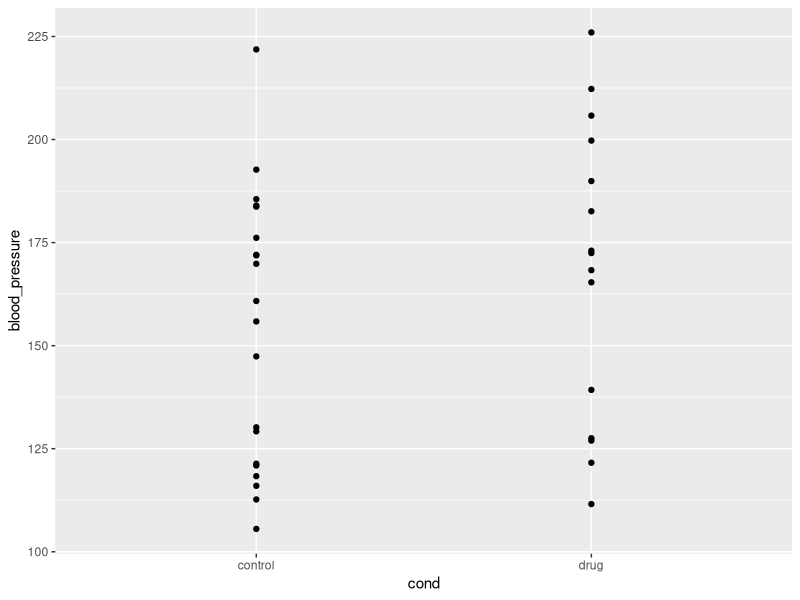
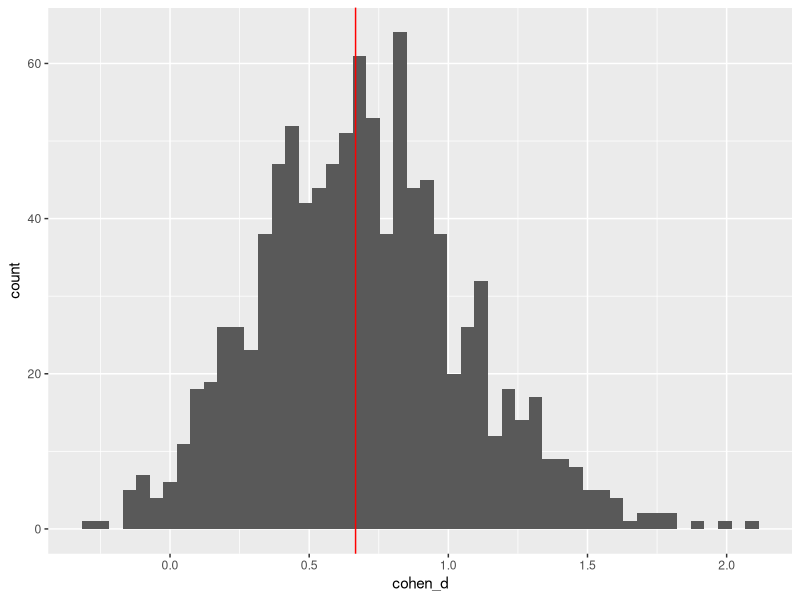

R code for these plots, in order:
## ---- chunk 1
library(tidyverse)
## ---- chunk 2
sd_population <- 30

mean_control_population <- 140
mean_drug_population <- 160

dif_population <- mean_drug_population - mean_control_population

cohen_d_population <- dif_population / sd_population
cohen_d_population
## ---- chunk 3

## ---- chunk 4
n_control <- 20
n_drug <- 15

dat_control <- tibble(subject = 1:n_control) |> 
  mutate(blood_pressure = rnorm(n(), mean = mean_control_population, sd = sd_population), 
         cond = "control")

dat_drug <- tibble(subject = 1:n_drug) |> 
  mutate(blood_pressure = rnorm(n(), mean = mean_drug_population, sd = sd_population), 
         cond = "drug")

dat <- dat_control |> 
  bind_rows(dat_drug)

dat |>
  ggplot(aes(x = cond, y = blood_pressure)) +
  geom_point()
## ---- chunk 5
sd_control <- dat_control |> 
  summarise(sd = sd(blood_pressure)) |> 
  pull()

#sd_control <- sd(dat_control$blood_pressure)

sd_drug <- dat_drug |> 
  summarise(sd = sd(blood_pressure)) |> 
  pull()

var <- ( (n_control - 1) * sd_control^2 + (n_drug - 1) * sd_drug^2 ) / (n_control + n_drug - 2)

sd <- sqrt(var)


summaries <- dat |> 
  group_by(cond) |> 
  summarise(mean = mean(blood_pressure), 
            sd = sd(blood_pressure), 
            n = n()) |> 
  pivot_wider(values_from = c(mean, sd, n), names_from = cond) |> 
  mutate(dif_mean = mean_drug - mean_control, 
         sd = sqrt(( (n_control - 1) * sd_control^2 + (n_drug - 1) * sd_drug^2 ) / (n_control + n_drug - 2)), 
         cohen_d = dif_mean / sd)

## ---- chunk 6
create_summary_fun <- function(.data, .x, .group) {
  .data |> 
  group_by({{.group}}) |> 
  summarise(mean = mean({{.x}}), 
            sd = sd({{.x}}), 
            n = n()) |> 
  pivot_wider(values_from = c(mean, sd, n), names_from = cond) |> 
  mutate(dif_mean = mean_drug - mean_control, 
         sd = sqrt(( (n_control - 1) * sd_control^2 + (n_drug - 1) * sd_drug^2 ) / (n_control + n_drug - 2)), 
         cohen_d = dif_mean / sd, 
         g = cohen_d * (1- (3)/(4*(n_drug + n_control) - 9)))
}

create_summary_fun(dat, blood_pressure, cond)
## ---- chunk 7
n_samples <- 1000
samples_control <- tibble(sample = 1:n_samples) |> 
  group_by(sample) |> 
  summarise(blood_pressure = rnorm(n_control, mean = mean_control_population, sd = sd_population), 
            .groups = "keep") |> 
  mutate(cond = "control")

samples_drug <- tibble(sample = 1:n_samples) |> 
  group_by(sample) |> 
  summarise(blood_pressure = rnorm(n_drug, mean = mean_drug_population, sd = sd_population),
            .groups = "keep") |> 
  mutate(cond = "drug")

samples <- samples_control |> 
  bind_rows(samples_drug)
## ---- chunk 8
summary_samples <- samples |> 
  group_by(sample) |> 
  nest() |> 
  rowwise() |> 
  mutate(summary = list(create_summary_fun(data, blood_pressure, cond))) |> 
  select(-data) |> 
  unnest(summary)

summary_samples
## ---- chunk 9
summary_samples |> 
  ggplot(aes(cohen_d)) +
  geom_histogram(bins = 50) +
  geom_vline(xintercept = cohen_d_population, color = "red")
## ---- chunk 10
summary_samples |> 
  ungroup() |> 
  summarise(m = mean(cohen_d), 
            m_g = mean(g))
